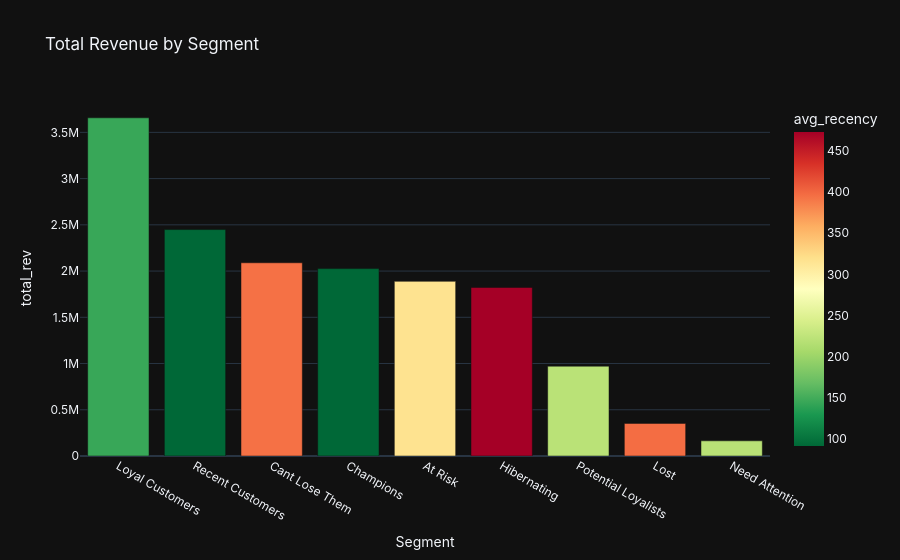

This figure's notebook cell:
### Markdown cell above
## 5. Segment Profile

### Code cell
seg_profile = rfm.groupby('Segment').agg(
    customers   =('customer_id','count'),
    avg_recency =('recency','mean'),
    avg_freq    =('frequency','mean'),
    avg_monetary=('monetary','mean'),
    total_rev   =('monetary','sum')
).round(2).sort_values('total_rev', ascending=False)

print("\n=== Segment Profile ===")
print(seg_profile.to_string())

fig_bar = px.bar(seg_profile.reset_index(), x='Segment', y='total_rev',
    color='avg_recency', color_continuous_scale='RdYlGn_r',
    title=' Total Revenue by Segment')
fig_bar.update_layout(template='plotly_dark', font_family='Inter')
fig_bar.show()

### Figure 1 — Plotly figure (JSON) as saved in the notebook; plotly's stock layout.template omitted (floating-point values rounded to 4 significant figures)
{"data": [{"hovertemplate": "Segment=%{x}<br>total_rev=%{y}<br>avg_recency=%{marker.color}<extra></extra>", "legendgroup": "", "marker": {"color": [144.2, 90.88, 394.6, 91.11, 316.4, 473.4, 220.7, 396.8, 219.6], "coloraxis": "coloraxis", "pattern": {"shape": ""}}, "name": "", "orientation": "v", "showlegend": false, "textposition": "auto", "type": "bar", "x": ["Loyal Customers", "Recent Customers", "Cant Lose Them", "Champions", "At Risk", "Hibernating", "Potential Loyalists", "Lost", "Need Attention"], "xaxis": "x", "y": [3658000.0, 2449000.0, 2090000.0, 2027000.0, 1889000.0, 1823000.0, 971300.0, 352600.0, 164200.0], "yaxis": "y"}], "layout": {"barmode": "relative", "coloraxis": {"autocolorscale": false, "colorbar": {"title": {"text": "avg_recency"}}, "colorscale": [[0, "rgb(0,104,55)"], [0.1, "rgb(26,152,80)"], [0.2, "rgb(102,189,99)"], [0.3, "rgb(166,217,106)"], [0.4, "rgb(217,239,139)"], [0.5, "rgb(255,255,191)"], [0.6, "rgb(254,224,139)"], [0.7, "rgb(253,174,97)"], [0.8, "rgb(244,109,67)"], [0.9, "rgb(215,48,39)"], [1, "rgb(165,0,38)"]]}, "font": {"family": "Inter"}, "legend": {"tracegroupgap": 0}, "title": {"text": " Total Revenue by Segment"}, "xaxis": {"anchor": "y", "domain": [0, 1], "title": {"text": "Segment"}}, "yaxis": {"anchor": "x", "domain": [0, 1], "title": {"text": "total_rev"}}}}
